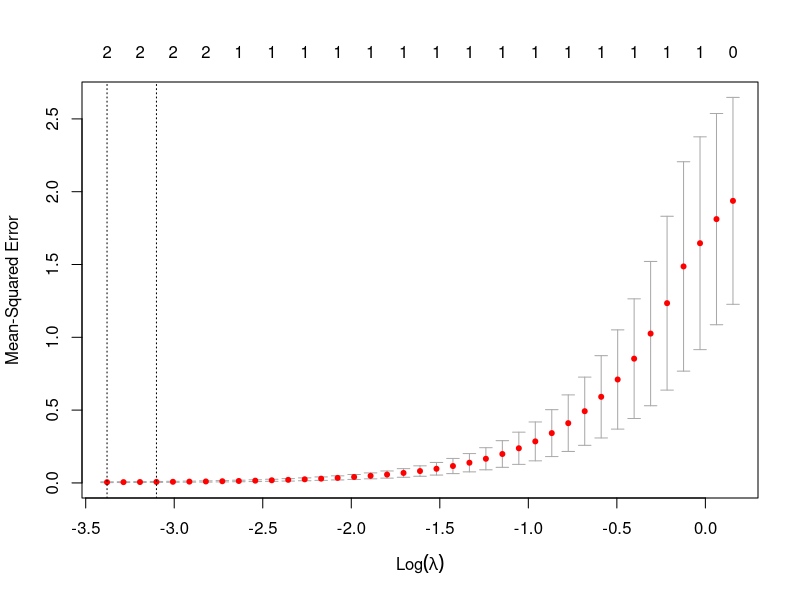

The R script that drew this image:
install.packages("dslabs")
library(dslabs)
library(glmnet)
divorce_margarine
View(divorce_margarine) 

x = as.matrix(divorce_margarine)
y = divorce_margarine[,2]   # taking column that needs to be predicted

n=10
set.seed(10)
train_rows = sample(1:n, 0.6*n)  # randomly generating 1 to 10 and selecting 6 values out of them


x.train=x[train_rows,]
x.test=x[-train_rows,]
y.train=y[train_rows]
y.test=y[-train_rows]

best_lambda = cv.glmnet(x.train, y.train, type.measure = "mse", alpha=1, family="gaussian")  # "alpha = 1" states we are conducting LASSO
best_lambda   # to find best lambda value
plot(best_lambda)

predicted = predict(best_lambda, s=best_lambda$lambda.1se,newx=x.test)
predicted   # predicted "divorce_rate_maine" values 

mean((y.test-predicted)^2)   # calculating MSE
